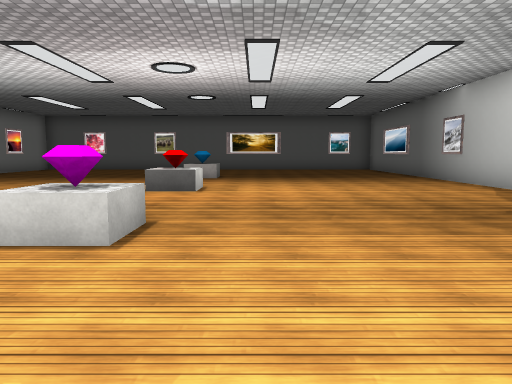
view 1 (above)

22 first-person views from a walk through a scene from a Unity 3-D project. The camera is 1.5 m above the floor, tilts 6° down and sees 70° across. Doors are open. The floor is counted in squares, 2 m on a side. Each view is taken from the middle of a square. On the plan, view 1 faces up. The plan holds only what a view shows up to about 11 squares ahead; the rest is blank. The place goes on beyond the plan. Some animated figures are left out. Some surface patterns are stand-ins.

view 2
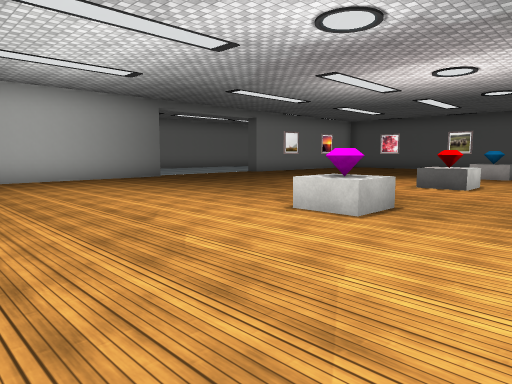

view 3
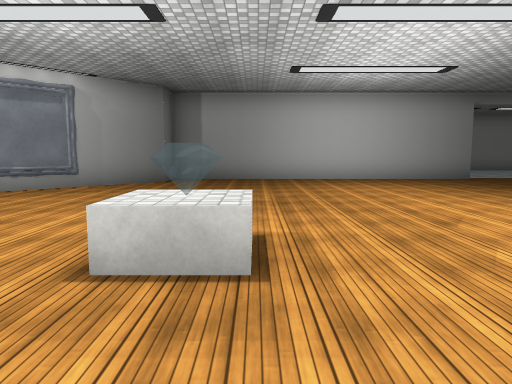

view 4
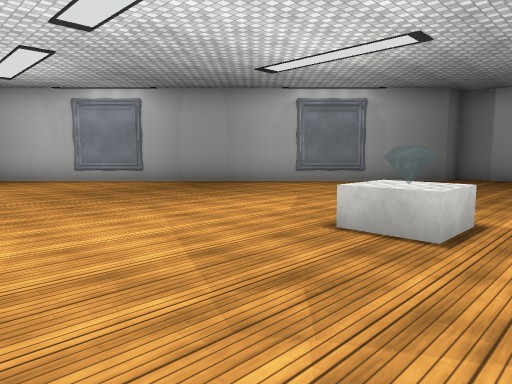

view 5
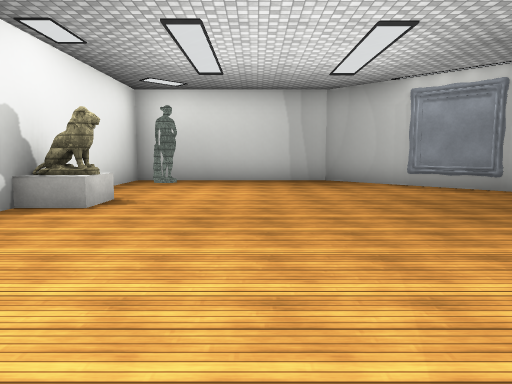

view 6
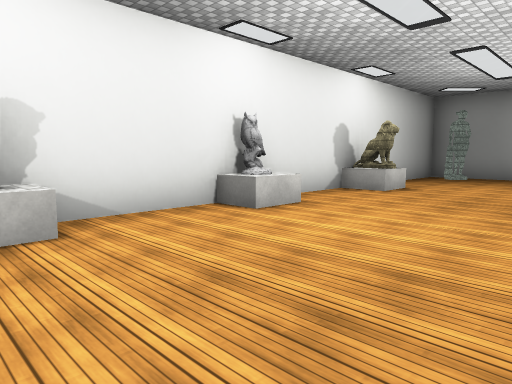

view 7
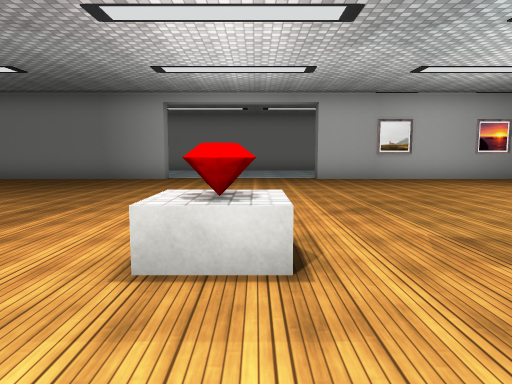

view 8
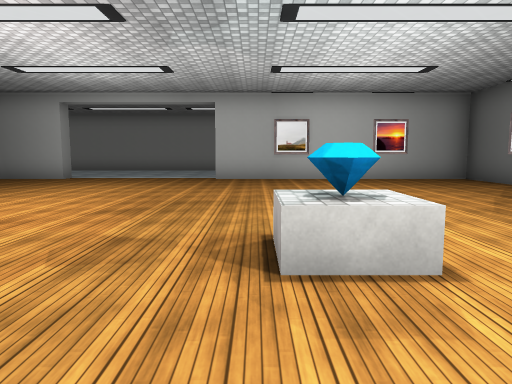

view 9
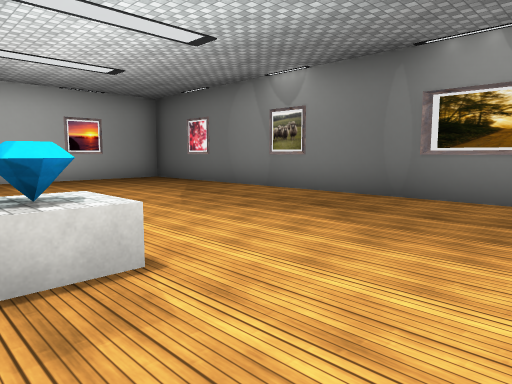

view 10
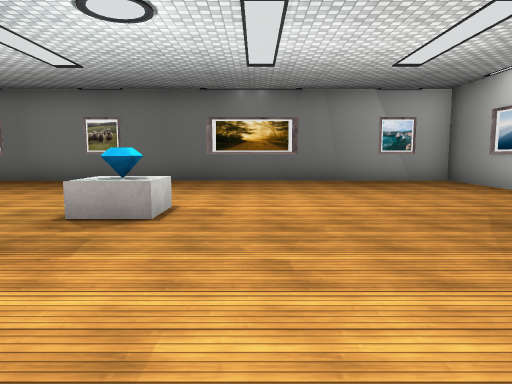

view 11
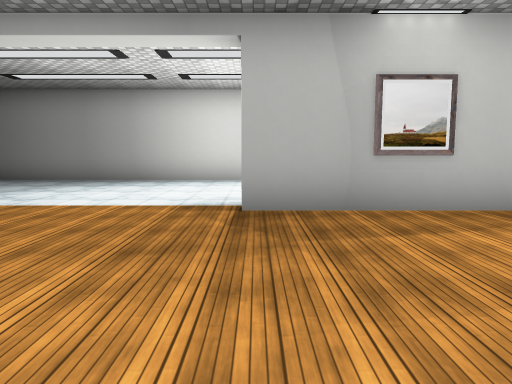

view 12
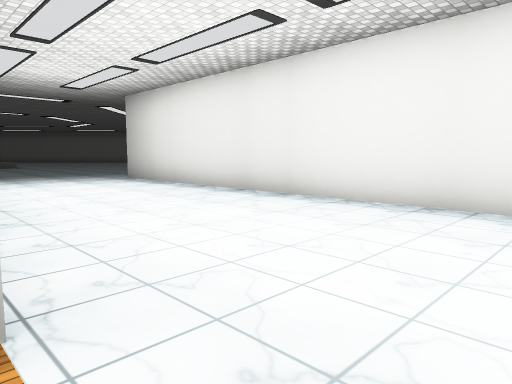

view 13
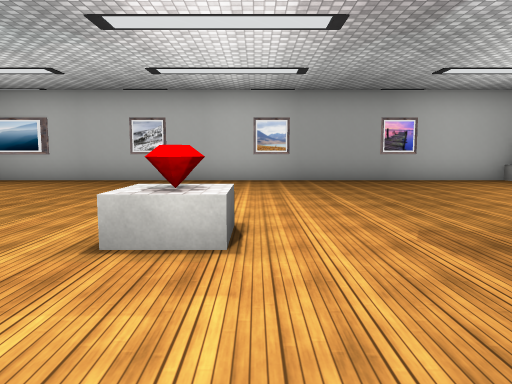

view 14
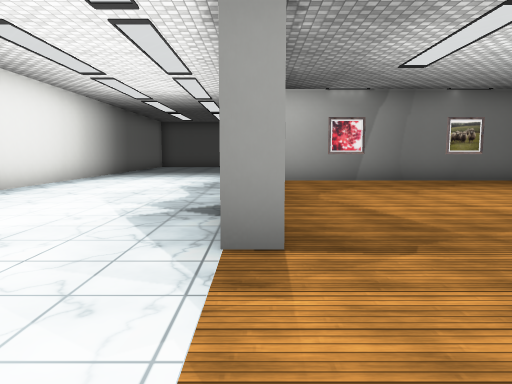

view 15
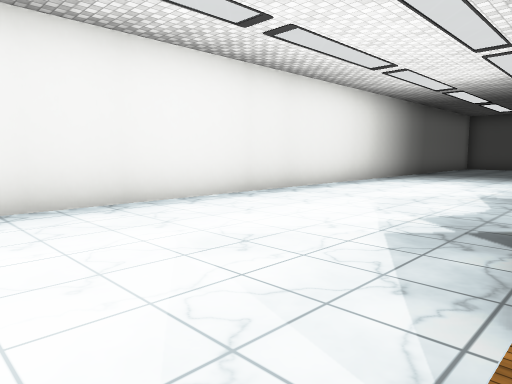

view 16
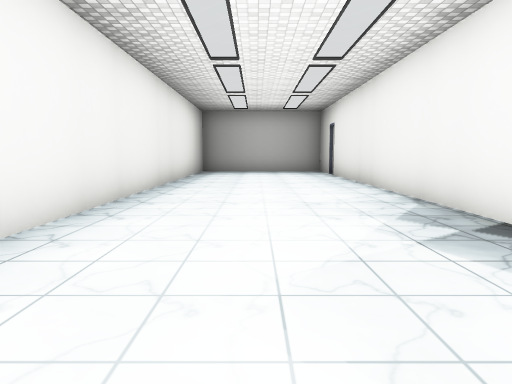

view 17
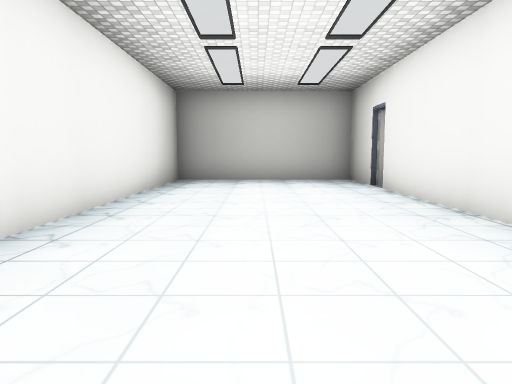

view 18
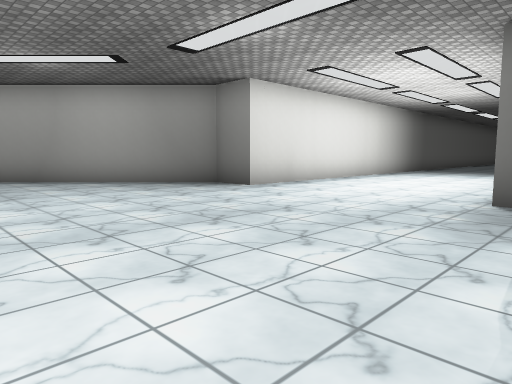

view 19
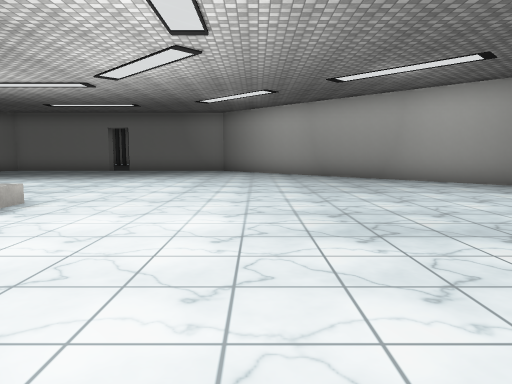

view 20
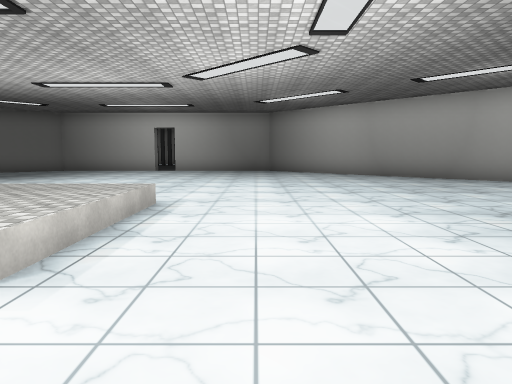

view 21
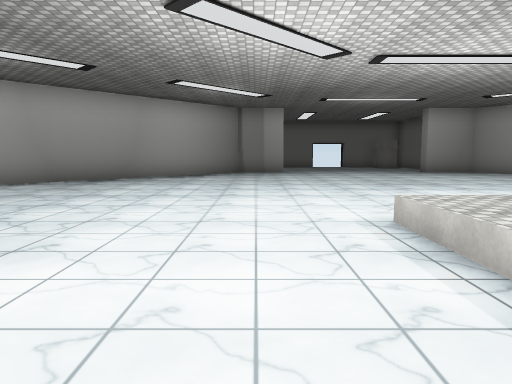

view 22
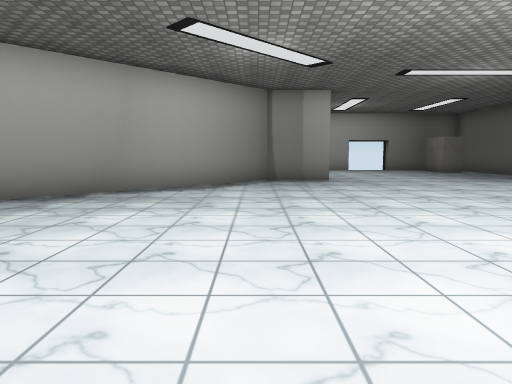

### Floor plan
Points are (right, up) in squares from view 1. A wall is a line through its corners. A room is listed if a view was taken in it or the views show most of it. See-through windows are left out.
Room 1 (views 1, 2, 3, 4, 5, 6, 7, 8, 9, 10, 11, 13)
walls: (5.3, 0.8) (5.3, 17.2) (-9.8, 17.2) (-9.8, 9.8); (-9.8, 5.3) (-9.8, -3.4) (-8.8, -3.4) (0.1, -12.3) (5.3, -12.3) (5.3, -8.6); (5.3, -6.2) (5.3, -1.6)
ways out: opening at (-9.8, 7.5) to room 2
objects: other object (-6, -6); other object (-2, -10); other object (-2, -2) to (-2, -1); other object (-2, 3) to (-2, 4); other object (-2, 7); other object (-2, 8); other object (-2, 11); other object (-2, 12); other object (4, -11); other object (5, -8) to (5, -7); other object (5, -4); other object (5, -1) to (5, 0)
Room 2 (views 12, 14, 15, 16, 17, 18, 19, 20, 21, 22)
walls: (-10.4, 5.3) (-9.8, 5.3); (-9.8, 9.8) (-10.4, 9.8); (-0.7, -14.1) (-0.7, -12.3) (-6.2, -6.8); (-10.3, 15.7) (-10.3, 24.9); (-10.3, 25.7) (-10.3, 27.6) (-15.3, 27.6) (-15.3, -3.9) (-16.5, -3.9) (-20.6, -8)
low walls: (-14.5, -14.5) (-11, -14.5)
ways out: opening at (-9.8, 7.5) to room 1; open door at (-10, 25)

Where each view was taken, in squares from view 1:
view 1: 0 up, 0 right, facing up
view 2: 1 down, 1 right, facing up-left
view 3: 1 down, 1 right, facing left
view 4: 0 up, 2 right, facing down-left
view 5: 2 down, 2 right, facing down
view 6: 0 up, 1 right, facing down-right
view 7: 8 up, 1 right, facing left
view 8: 11 up, 1 right, facing left
view 9: 11 up, 1 right, facing up-left
view 10: 7 up, 0 right, facing up
view 11: 10 up, 5 left, facing left
view 12: 7 up, 10 left, facing down-left
view 13: 7 up, 5 left, facing right
view 14: 7 up, 10 left, facing up
view 15: 8 up, 10 left, facing up-left
view 16: 12 up, 13 left, facing up
view 17: 17 up, 13 left, facing up
view 18: 10 down, 9 left, facing up-left
view 19: 11 down, 9 left, facing left
view 20: 13 down, 9 left, facing left
view 21: 13 down, 15 left, facing right
view 22: 12 down, 11 left, facing right
